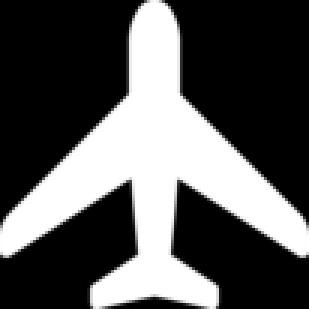
%> input picture base_de_donnee/avion.bmp, 103 x 103 px, given in place of avion.png, which was not available (shown 3 times larger)
$ octave Binarisation.m   (GNU Octave 9; MATLAB toolbox functions it lacks are replaced by stand-ins)
%> lines starting %> are read from the running program, lines starting %| are printed output that depends on the picture; in (x1, y1, x2, y2) boxes, pixels count from 0 and x2, y2 are one past the last pixel; in counts of white or black regions, pixels touching at a corner belong together; the program's own positions count from 1; pictures that were not available may be replaced by others from this repository, and a replacement may not be noted
clear all;
close all;

%% On suppose que l'image est en noir et blanc

I = imread("avion.png"); % ouverture d'image et stockage d'une matrice
%> I is the input picture: size 103x103x3 uint8; min 0, max 255, mean 87.4
I = double(I);
%> I: size 103x103x3 double
I = (I(:,:,1)+I(:,:,2)+I(:,:,3))/3;
%> I: size 103x103 double
% Affichage de l'image originale
figure(1)
imshow(I)
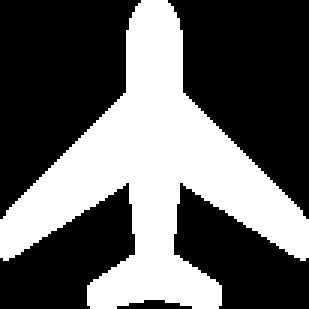
%> displayed picture: size 103x103, on the screen's scale of 0 to 255 (shown 3 times larger); 38.3% white; 1 white region, box (x1, y1, x2, y2) and area: (0, 0, 103, 103) 4066

%% Binairisation image
I = I > 50;
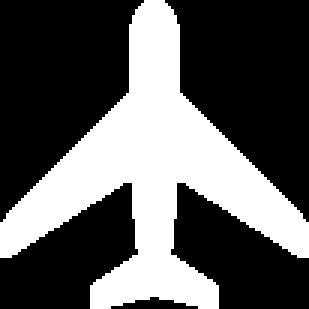
%> I: size 103x103 logical (shown 3 times larger); 35.8% white; 1 white region, box (x1, y1, x2, y2) and area: (0, 0, 103, 103) 3793
% Affichage de l'imagie binairisé
figure(2)
imshow(I);

%% Écriture Fichier format BMP
imwrite(I,"avion.bmp");

$ run again, with base_de_donnee/bateau.bmp copied over base_de_donnee/avion.bmp
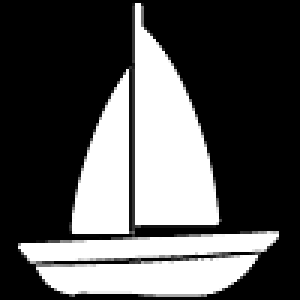
%> input picture base_de_donnee/bateau.bmp, 100 x 100 px, given in place of avion.png, which was not available (shown 3 times larger)
%> I is the input picture: size 100x100x3 uint8; min 0, max 255, mean 84.2
%> `imshow(I)`:
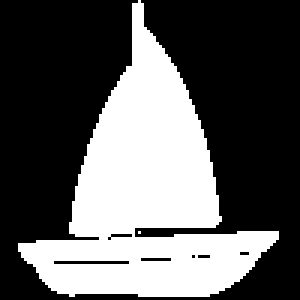
%> displayed picture: size 100x100, on the screen's scale of 0 to 255 (shown 3 times larger); 36.5% white; 2 white regions (1 under 20 px), largest, box (x1, y1, x2, y2) and area: (6, 0, 93, 99) 3645
%> `I = I > 50;`:
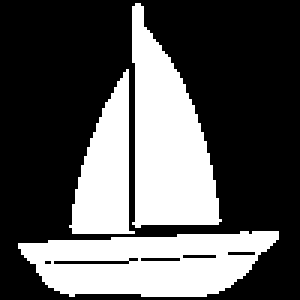
%> I: size 100x100 logical (shown 3 times larger); 34.3% white; 3 white regions, box (x1, y1, x2, y2) and area: (44, 1, 74, 76) 1370, (6, 77, 93, 99) 1350, (23, 23, 45, 78) 706

$ run again, with base_de_donnee/carre.bmp copied over base_de_donnee/avion.bmp
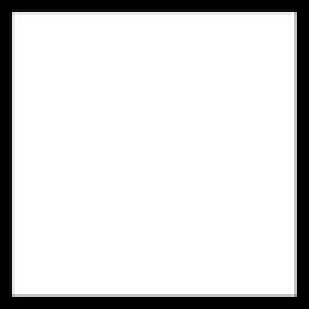
%> input picture base_de_donnee/carre.bmp, 103 x 103 px, given in place of avion.png, which was not available (shown 3 times larger)
%> I is the input picture: size 103x103x3 uint8; min 0, max 255, mean 215.7
%> `imshow(I)`:
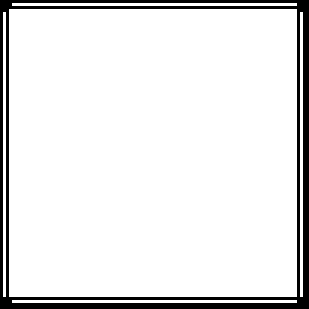
%> displayed picture: size 103x103, on the screen's scale of 0 to 255 (shown 3 times larger); 90.5% white; 1 black region, box (x1, y1, x2, y2) and area: (0, 0, 103, 103) 1013
%> `I = I > 50;`:
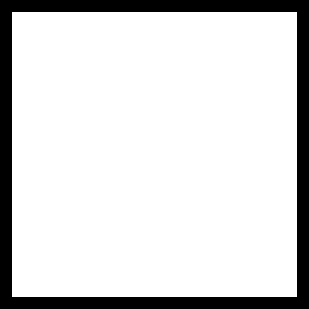
%> I: size 103x103 logical (shown 3 times larger); 85.1% white; 1 black region, box (x1, y1, x2, y2) and area: (0, 0, 103, 103) 1584
